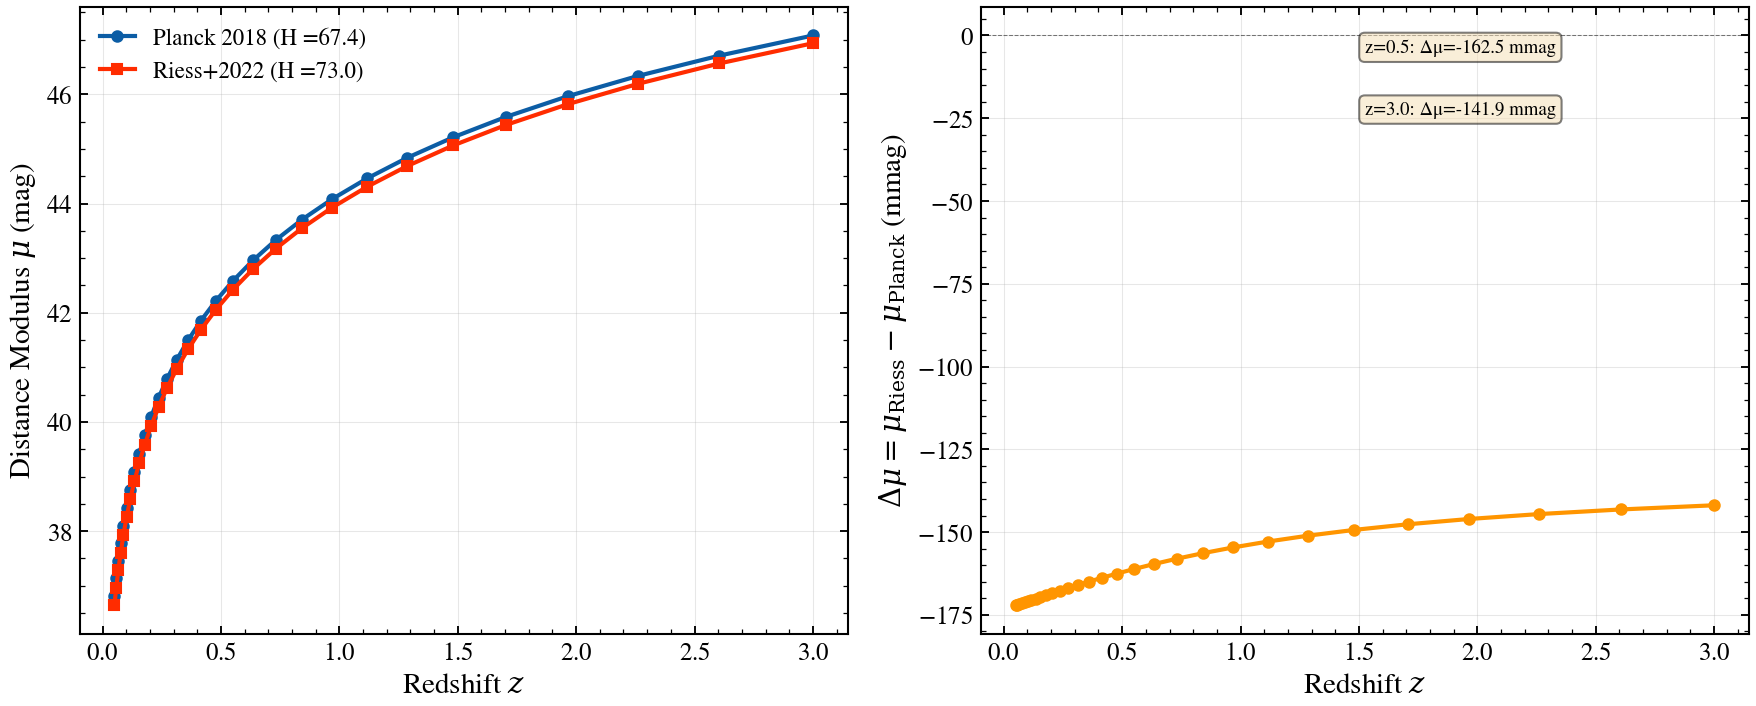

This chart was generated by the following Python code:
"""
Hubble Tension: Cosmology-dependent distance modulus
=====================================================

Observed-frame flux of a rest-frame SED depends on cosmological distances,
which vary with H0 and Ω_M. This example quantifies the Hubble tension
(H0 tension between local measurements ~73 km/s/Mpc and CMB measurements
~67.4 km/s/Mpc) by showing how apparent magnitude shifts by ~0.15 mag
across cosmic time.

We build a single rest-frame SED model under two cosmologies:
1. Planck 2018 (H0=67.4 km/s/Mpc, Ω_M=0.315)
2. Riess et al. 2022 (H0=73 km/s/Mpc, Ω_M=0.30)

Then predict observed-frame SDSS r-band photometry across redshift z=0.05–3
to show how Δm = m_Riess - m_Planck grows with redshift.

References
----------

* Planck 2018: Planck Collaboration et al. 2020, A&A, 641, A6
* Riess et al. 2022: ApJL, 934, L7 (local H0=73.04±1.04 km/s/Mpc)
* Hubble tension review: Di Valentino et al. 2021, Nature Astron., 5, 629

"""

import os

os.environ["TF_CPP_MIN_LOG_LEVEL"] = "2"  # suppress XLA/PjRt C++ INFO+WARNING logs

import warnings

import matplotlib.pyplot as plt
import numpy as np

import tengri
from tengri.analysis.plotting import setup_style

setup_style()
warnings.filterwarnings("ignore", message=".*BakedInBackend.*")

# Load default SSP (needed for SED model)
ssp = tengri.load_ssp()

# Define observation: SDSS r-band only (simplest case)
obs = tengri.Observation(photometry=tengri.Photometry.from_names(["sdss_r"]))

# Use the minimal mock recovery recipe: fixed parameters, minimal complexity
model = tengri.SEDModel.build(
    ssp,
    observation=obs,
    **tengri.recipes.mock_recovery_minimal(),
)

# Fixed SED parameters from the recipe (all FIXED)
# This is a simple, non-degerate model: age + dust opacity only
params_fixed = {
    "sfh_const_log_total_mass": 0.0,
    "dust_tau": 0.1,  # Small dust opacity
    "redshift": 0.0,  # Will be overridden per-redshift
}

# Redshift grid: z = 0.05 to 3 (sufficient to show tension)
z_grid = np.logspace(np.log10(0.05), np.log10(3.0), 30)

# Define two cosmologies
# Planck 2018: H0=67.4, Om0=0.315
cosmology_planck = tengri.cosmology.PLANCK18

# Riess et al. 2022: H0=73, Om0=0.30
cosmology_riess = tengri.cosmology.CosmoParams(Om0=0.30, w0=-1.0, wa=0.0, h=0.73)

# Compute distance moduli under both cosmologies
mu_planck = np.array(
    [tengri.cosmology.distance_modulus(z, cosmo=cosmology_planck) for z in z_grid]
)
mu_riess = np.array([tengri.cosmology.distance_modulus(z, cosmo=cosmology_riess) for z in z_grid])

# Magnitude difference: Δm = m_Riess - m_Planck
# (negative = Riess H0 places galaxy CLOSER, so brighter; positive means dimmer)
# Here, Riess H0=73 > Planck H0=67.4, so d_L is SMALLER, μ is SMALLER, m appears BRIGHTER
delta_m = mu_riess - mu_planck

# Create figure
fig, (ax1, ax2) = plt.subplots(1, 2, figsize=(12, 5))

# Left panel: Distance moduli under both cosmologies
ax1.plot(z_grid, mu_planck, "o-", color="C0", ms=5, label="Planck 2018 (H₀=67.4)")
ax1.plot(z_grid, mu_riess, "s-", color="C3", ms=5, label="Riess+2022 (H₀=73.0)")
ax1.set_xlabel(r"Redshift $z$")
ax1.set_ylabel(r"Distance Modulus $\mu$ (mag)")
ax1.legend(frameon=False, loc="upper left")
ax1.grid(True, alpha=0.3)

# Right panel: Distance modulus difference (Hubble tension signal)
ax2.plot(z_grid, delta_m * 1e3, "o-", color="C2", ms=5)
ax2.set_xlabel(r"Redshift $z$")
ax2.set_ylabel(r"$\Delta \mu = \mu_{\mathrm{Riess}} - \mu_{\mathrm{Planck}}$ (mmag)")
ax2.grid(True, alpha=0.3)
ax2.axhline(y=0, color="k", linestyle="--", linewidth=0.5, alpha=0.5)

# Annotations: show Δμ at z=0.5 and z=3.0
z_mid = 0.5
idx_mid = np.argmin(np.abs(z_grid - z_mid))
ax2.text(
    0.5,
    0.95,
    f"z=0.5: Δμ={delta_m[idx_mid] * 1000:.1f} mmag",
    transform=ax2.transAxes,
    verticalalignment="top",
    fontsize=9,
    bbox=dict(boxstyle="round", facecolor="wheat", alpha=0.5),
)
ax2.text(
    0.5,
    0.85,
    f"z=3.0: Δμ={delta_m[-1] * 1000:.1f} mmag",
    transform=ax2.transAxes,
    verticalalignment="top",
    fontsize=9,
    bbox=dict(boxstyle="round", facecolor="wheat", alpha=0.5),
)

fig.tight_layout()
plt.savefig("plot_usecase_cosmology_distance_modulus.png", dpi=150, bbox_inches="tight")
